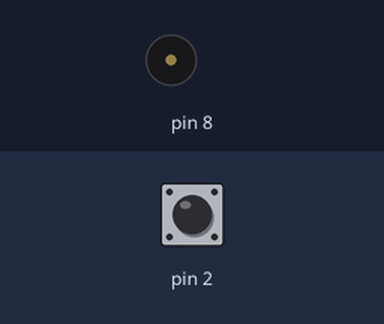
Bench run of a sketch on a simulated Arduino Uno, built with avr-gcc and run on an emulated ATmega328P. Shown: buzzer (waves = sounding). The inputs (shaded band) are chosen by the test bench; at power-on: pin 2 HIGH.

Above: at 1.2 s.
1.3 s: pin 2 pulled LOW for 0.15 s
At 1.8 s:
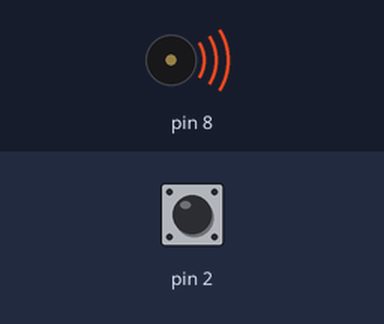
3.4 s: pin 2 pulled LOW for 3.2 s
At 8.3 s:
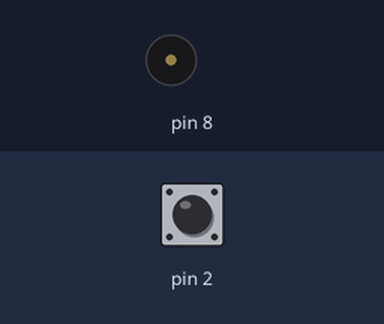
Timing chart, 0 to 9.8 s (numbered marks = the images above; inputs shaded):
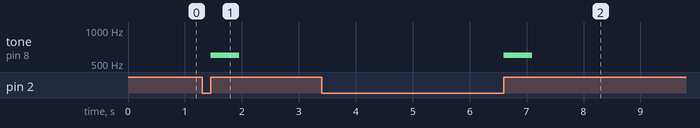

The sketch:

Act.10.ino
```cpp
int lastState = HIGH;
int currentState;
void setup()
{
pinMode(2,INPUT_PULLUP);
}
void loop()
{
currentState = digitalRead(2);
if(lastState == LOW && currentState == HIGH)
{
tone(8,600);
delay(500);
noTone(8);
}
lastState = currentState;
}
```

Measured:
- after the input at 1.3 s, tone on pin 8: silent → 600 Hz after 0.15 s, → silent 0.50 s later
- after the input at 3.4 s, tone on pin 8: silent → 600 Hz after 3.2 s, → silent 0.50 s later
